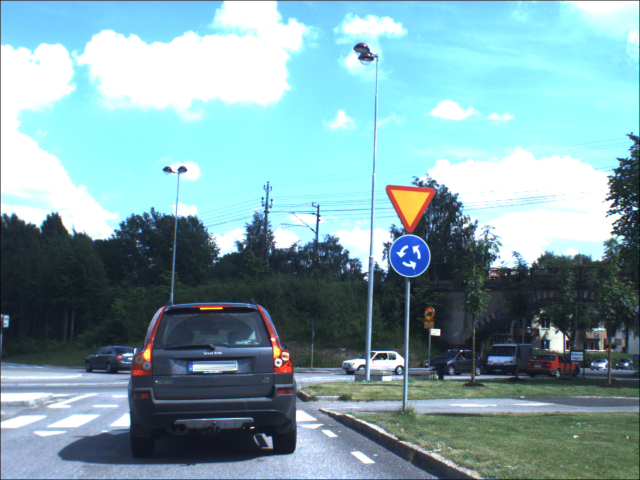
#> input picture dataset_traffic_sign_sweden_camera/1277383342Image000102.jpg, 1280 x 960 px, found by its file name (shown at 1/2 size)
$ python find2.py   (older library calls are emulated)
#> lines starting #> are read from the running program, lines starting #| are printed output that depends on the picture; after the words box and inside, x2 and y2 are one past the last pixel; in counts of white or black regions, pixels touching at a corner belong together
# The main goal is to find the screen of Game and highlight it,

# iIport the necessary packages
# The image_utils contains convenience methods to handle basic image processing techniques
# resizing, rotating, and translating.
import imutils
import numpy as np
#import argparse
import cv2
# [19 lines of commented-out code are left out]
imageName = "dataset_traffic_sign_sweden_camera/1277383342Image000102.jpg"
imageNumber = "4"
imageRef = "traffic_sign_canny_square_"

# Load the query image,
image = cv2.imread(imageName)
#> image is the input picture: shape (960, 1280, 3); mean B, G, R 170.3, 163.5, 128.4

# Only for the test image we have
# image = imutils.rotate(image, 90, center = None, scale = 1.0)

# compute the ratio of the old height
# to the new height, clone it, and resize it
ratio = image.shape[0] / 200.0
#> ratio = 4.8

# resize it - The smaller the image is, the faster it is to process
#image = imutils.resize(image, height = 900)

image = cv2.resize(image, None, fx=0.95, fy=0.95, interpolation = cv2.INTER_CUBIC)
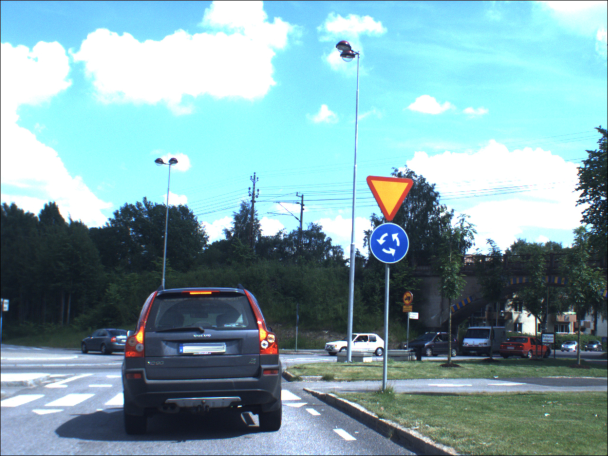
#> image: shape (912, 1216, 3) (shown at 1/2 size); mean B, G, R 170.3, 163.5, 128.4

# Debugging: Show Original
cv2.imshow('original', image)
cv2.waitKey(0)

# [9 lines of commented-out code are left out]
b_channel, g_channel, r_channel = cv2.split(image)
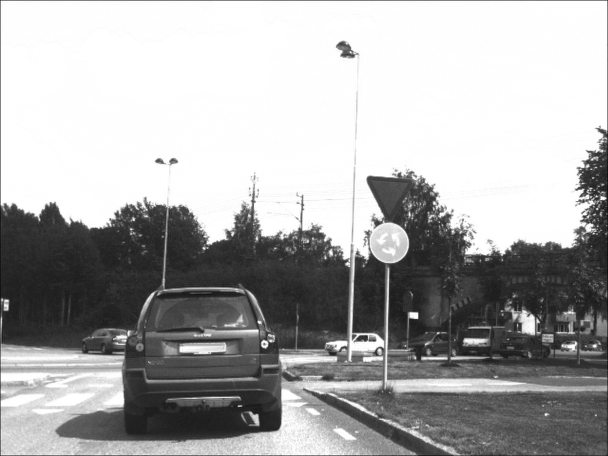
#> b_channel: shape (912, 1216) (shown at 1/2 size); min 0, max 255, mean 170.3
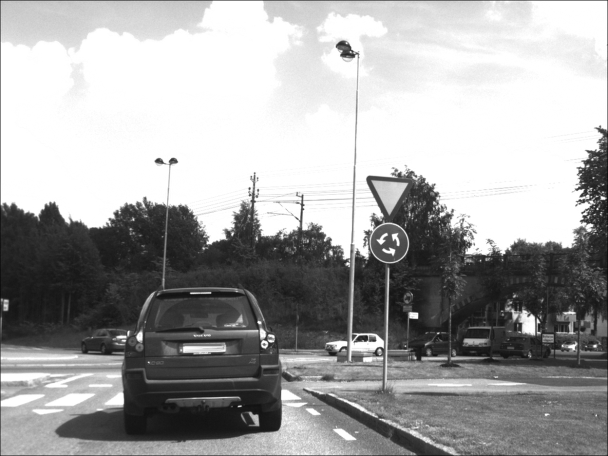
#> g_channel: shape (912, 1216) (shown at 1/2 size); min 0, max 255, mean 163.5
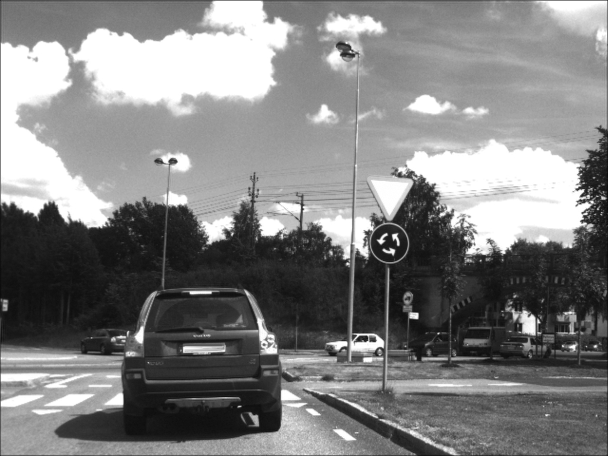
#> r_channel: shape (912, 1216) (shown at 1/2 size); min 0, max 255, mean 128.4

cv2.imshow("Canais", r_channel)
#cv2.imwrite("eualization.jpg", cl1) # save frame as JPEG file
cv2.waitKey(0)

# Convert the image to grayscale, blur it,
# and find edges in the image
#gray = cv2.cvtColor(image, cv2.COLOR_BGR2GRAY)

######################################################
# Equalização baseado em histograma da imagem

#CLAHE (Contrast Limited Adaptive Histogram Equalization)

# create a CLAHE object (Arguments are optional).
clahe = cv2.createCLAHE(clipLimit=2.0, tileGridSize=(8,8))
#clahe = cv2.createCLAHE()

cl1 = clahe.apply(r_channel)
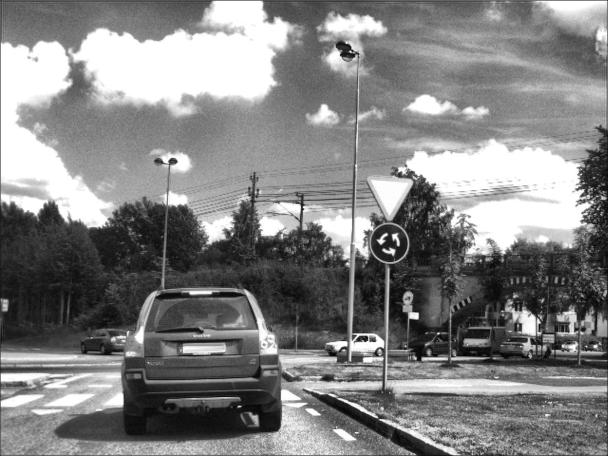
#> cl1: shape (912, 1216) (shown at 1/2 size); min 0, max 255, mean 130.1

#res = np.hstack((img, cl1))
#cv2.imwrite('res.png', res)
cv2.imshow("Equalization", cl1)
#cv2.imwrite("eualization.jpg", cl1) # save frame as JPEG file
cv2.waitKey(0)

# Blur the image slightly by using the cv2.bilateralFilter function
# Bilateral filtering has the nice property of removing noise in the image
# while still preserving the actual edges.
blur = cv2.bilateralFilter(cl1, 11, 17, 17)

# Debugging:
cv2.imshow("Blur", blur)
cv2.waitKey(0)

# Canny edge detector finds edge like regions in the image
#* The Canny edge detector is an edge detection operator that uses a multi-stage algorithm to detect a wide range of edges in images.
# It was developed by John F. Canny in 1986. Canny also produced a computational theory of edge detection explaining why the technique works.
edged = cv2.Canny(blur, 30, 200)
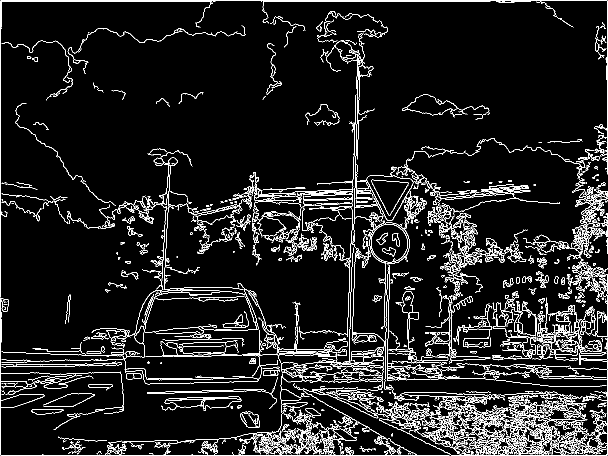
#> edged: shape (912, 1216) (shown at 1/2 size); 7.8% white in thin lines or dots

# Debugging:
cv2.imshow("Canny", edged)
cv2.waitKey(0)

cv2.imwrite(imageRef + imageNumber + "2.jpg", edged)

# Find contours in the edged image, keep only the largest ones,
# and initialize our screen contour:
# The cv2.findContours function gives us a list of contours that it has found.
# The second parameter cv2.RETR_TREE tells OpenCV to compute the hierarchy
# (relationship) between contours,
# We could have also used the cv2.RETR_LIST option as well;
# To compress the contours to save space using cv2.CV_CHAIN_APPROX_SIMPLE.
image2, cnts, hierarchy = cv2.findContours(edged.copy(), cv2.RETR_TREE, cv2.CHAIN_APPROX_SIMPLE)
#> cnts = 2059 contours, 1565 with area under 20; largest, box (x1, y1, x2, y2) and area: (685, 108, 827, 484) 5070, (733, 350, 827, 442) 4866, (742, 448, 816, 525) 4382, (742, 448, 816, 525) 4311, (742, 359, 817, 431) 2706
# Return only the 10 largest contours
cnts = sorted(cnts, key = cv2.contourArea, reverse = True)[:100]
#> cnts = 100 contours; largest, box (x1, y1, x2, y2) and area: (685, 108, 827, 484) 5070, (733, 350, 827, 442) 4866, (742, 448, 816, 525) 4382, (742, 448, 816, 525) 4311, (742, 359, 817, 431) 2706

# Initialize screenCnt, the contour that corresponds to our object to find
screenCnt = None

# Loop over contours
for c in cnts:
    # cv2.arcLength and cv2.approxPolyDP.
    # These methods are used to approximate the polygonal curves of a contour.
    peri = cv2.arcLength(c, True)

    print(peri)

    # Level of approximation precision.
    # In this case, we use 2% of the perimeter of the contour.
    #* The Ramer–Douglas–Peucker algorithm, also known as the Douglas–Peucker algorithm and iterative end-point fit algorithm,
    # is an algorithm that decimates a curve composed of line segments to a similar curve with fewer point
    approx = cv2.approxPolyDP(c, 0.02 * peri, True)

    print(approx)

    # we know that a Object screen is a rectangle,
    # and we know that a rectangle has four sides, thus has four vertices.
    # If our approximated contour has four points, then
    # we can assume that we have found our screen.
    if len(approx) == 3:
        screenCnt = approx
        # Cortar a ára na imagem original
        x, y, w, h = cv2.boundingRect(approx)
        crop = image[y:y+h, x:x+w]
        cv2.imshow("Crop the original", crop)
        cv2.waitKey(0)

        mblur = cv2.medianBlur(crop, 5)
#> (the run stopped early here; a loop or call above may not have finished)

$ run again, with dataset_traffic_sign_sweden_camera/1277382333Image000018.jpg copied over dataset_traffic_sign_sweden_camera/1277383342Image000102.jpg
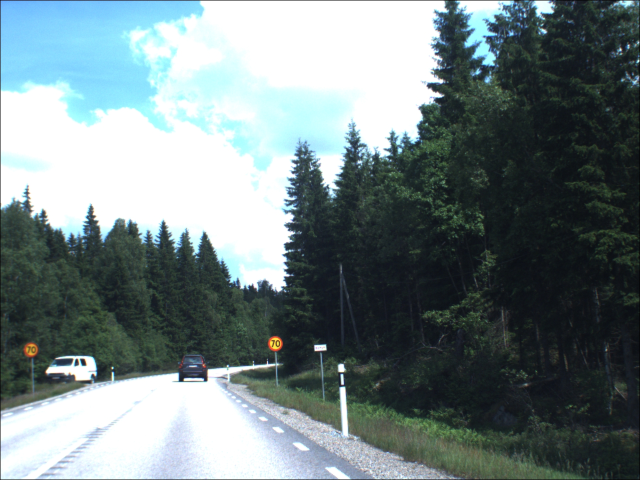
#> input picture dataset_traffic_sign_sweden_camera/1277382333Image000018.jpg, 1280 x 960 px, found by its file name (shown at 1/2 size)
#> image is the input picture: shape (960, 1280, 3); mean B, G, R 130.9, 129.2, 114.7
#> image: shape (912, 1216, 3)
#> `edged = cv2.Canny(blur, 30, 200)`:
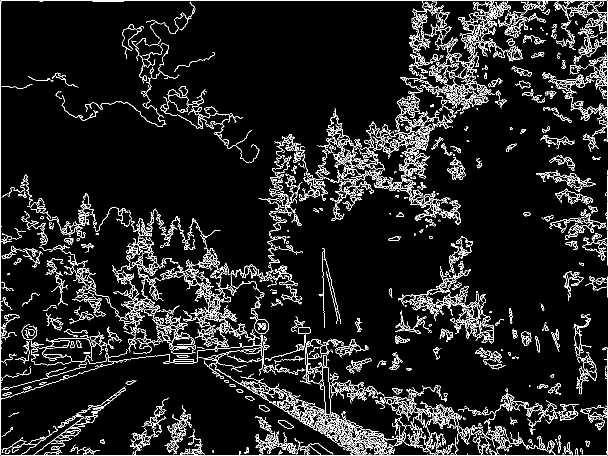
#> edged: shape (912, 1216) (shown at 1/2 size); 8.1% white in thin lines or dots
#> `image2, cnts, hierarchy = cv2.findContours(edged.copy(), cv2.RETR_TREE..`: cnts = 2336 contours, 1611 with area under 20; largest, box (x1, y1, x2, y2) and area: (0, 602, 1146, 912) 3078, (0, 0, 1216, 601) 1278, (320, 529, 470, 637) 1056, (243, 557, 375, 705) 1034, (749, 246, 876, 311) 930
#> `cnts = sorted(cnts, key = cv2.contourArea, reverse = True)[:100]`: cnts = 100 contours; largest, box (x1, y1, x2, y2) and area: (0, 602, 1146, 912) 3078, (0, 0, 1216, 601) 1278, (320, 529, 470, 637) 1056, (243, 557, 375, 705) 1034, (749, 246, 876, 311) 930
